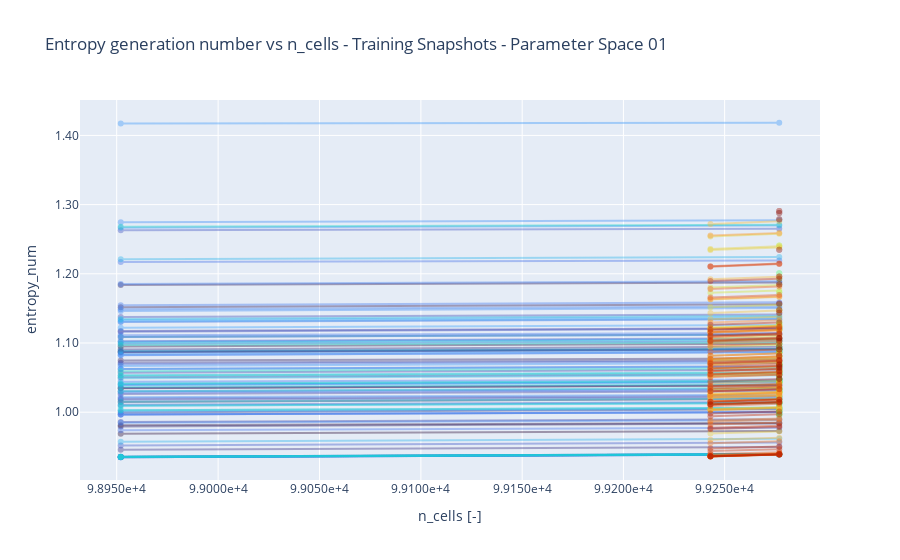

This figure's notebook cell:
### Code cell
fig = go.Figure()
plot_metric = "entropy_num" #"entropy_num"
squarred_errors = np.zeros((N_SNAPS, len(mapped_folders) + 1)) #! Only if original is also included
for idx_snap in range(N_SNAPS):
    entropies = []
    cell_sizes = []
    mapped_meshes = []


    for key, value in mapped_dic.items():
        entropies.append(value[plot_metric][idx_snap])
        cell_sizes.append(value["n_cells"])
        mapped_meshes.append(key)
        
    sorted_indices = np.argsort(np.array(cell_sizes))
    entropies = np.array(entropies)[sorted_indices]
    cell_sizes = np.array(cell_sizes)[sorted_indices]
    mapped_meshes_sorted = [mapped_meshes[i] for i in sorted_indices]
    
    original_n_cells = original_dic["original"]["n_cells"][idx_snap]
    original_entropy_num = original_dic["original"][plot_metric][idx_snap]
    
    idx_org = np.searchsorted(cell_sizes, original_n_cells)
    cell_sizes = np.insert(cell_sizes, idx_org, original_n_cells)
    entropies = np.insert(entropies, idx_org, original_entropy_num)
    mapped_meshes_sorted.insert(idx_org, "Original Comsol Mesh")
    

    rel_error = (entropies - original_entropy_num) / original_entropy_num
    squarred_errors[idx_snap, :] = (entropies - original_entropy_num)**2
    
    mapped_meshes_sorted = np.array(mapped_meshes_sorted, dtype=object)
    idx_snap_array = np.ones_like(rel_error) * idx_snap
    # Stack into 2D array: shape (n_points, 2)
    custom_data = np.column_stack((mapped_meshes_sorted, rel_error * 100, idx_snap_array))
    

    fig.add_trace(go.Scatter(x=cell_sizes,
                             y=entropies,
                                mode='markers+lines',
                                name=f"{idxs[idx_snap]:03d}",
                                opacity=0.4,#
                                customdata=custom_data,
                                hovertemplate=
                                    'Cells: %{x}<br>'
                                    'Entropy number: %{y}<br>'
                                    'Snap Idx: %{customdata[2]:03d}<br>'
                                    'Mapped: %{customdata[0]}<br>'
                                    'Rel Error: %{customdata[1]:.3f}%<extra></extra>',
                                line=dict(color=colors[idx_snap])
                ))
    
fig.update_layout(
    showlegend=False,        # Hide the legend
    title=f"Entropy generation number vs n_cells - Training Snapshots - Parameter Space {PARAMETER_SPACE}",       # Optional: add a title
    xaxis_title="n_cells [-]",    # Optional: label for x-axis
    yaxis_title=plot_metric,     # Optional: label for y-axis
    xaxis=dict(
        type='log',                               # Set x-axis to logarithmic scale
        tickformat='.4e',                         # Format x-axis ticks to scientific notation with 2 decimal places
    ),
    yaxis=dict(
        tickformat='.2f',                         # Format y-axis ticks to 2 decimal places (optional)
    )
)

fig.write_image(mapped_root / f"Training_Diff_{plot_metric}.png")
fig.write_html(mapped_root / f"Training_Diff_{plot_metric}.html")
fig.show()
